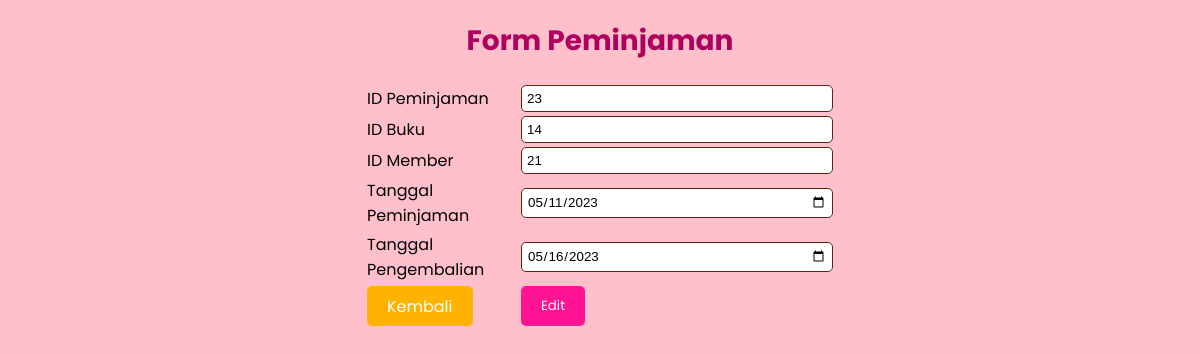
The app's page /FormPeminjaman.php?id_peminjaman=23 with its own data.
### tables this page shows
CREATE TABLE `peminjaman` (
  `id_peminjaman` int(20) NOT NULL,
  `id_buku` int(11) NOT NULL,
  `id_member` int(11) NOT NULL,
  `tgl_peminjaman` date NOT NULL,
  `tgl_kembali` date NOT NULL
);

### Koneksi.php (called while the page is built)
<?php
function koneksi()
{
    try {
        $dbh = new PDO('mysql:host=localhost;dbname=perpustakaan', "root", "");
        $dbh->setAttribute( PDO::ATTR_ERRMODE, PDO::ERRMODE_EXCEPTION );
      }
      catch (PDOException $e) {
        print "Koneksi atau query bermasalah: " . $e->getMessage() . "<br/>";
        die();
      }
    return $dbh;
}
?>

### Model.php (called while the page is built, shortened)
<?php
require("Koneksi.php");
function editpeminjaman() {
    $stmt = koneksi()->prepare("SELECT * FROM peminjaman WHERE id_peminjaman =" . $_GET['id_peminjaman']);
    $stmt->execute();
    $GLOBALS['result'] = $stmt->fetchAll();
}
?>

### FormPeminjaman.php (the view, shortened to what this page needs)
<?php
require('Model.php');
if (isset($_GET['id_peminjaman'])) {
    editpeminjaman();
}
?>
<!DOCTYPE html>
<html>
<head>
</head>
<body>
    <h2>Form Peminjaman</h2>
    <form action="" method="post">
        <table>
            <tr>
                <td>ID Peminjaman</td>
                <td><input type="text" name="id_Peminjaman" <?php echo (isset($_GET['id_peminjaman'])) ?  "value = " . $result[0]["id_peminjaman"] . "" : "value = '' "; ?> required> <br></td>
            </tr>
            <tr>
                <td>ID Buku</td>
                <td><input type="text" name="id_buku" <?php echo (isset($_GET['id_peminjaman'])) ?  "value = " . $result[0]["id_buku"] . "" : "value = '' "; ?> required> <br></td>
            </tr>
            <tr>
                <td>ID Member</td>
                <td><input type="text" name="id_member" <?php echo (isset($_GET['id_peminjaman'])) ?  "value = " . $result[0]["id_member"] . "" : "value = '' "; ?> required> <br></td>
            </tr>
            <tr>
                <td>Tanggal Peminjaman</td>
                <td><input type="date" name="pinjam" <?php echo (isset($_GET['id_peminjaman'])) ?  "value = " . $result[0]["tgl_peminjaman"] . "" : "value = '' "; ?> required> <br></td>
            </tr>
            <tr>
                <td>Tanggal Pengembalian</td>
                <td><input type="date" name="kembali" <?php echo (isset($_GET['id_peminjaman'])) ?  "value = " . $result[0]["tgl_kembali"] . "" : "value = '' "; ?> required> <br></td>
            </tr>
            <tr>
                <td>
                    <a href="Peminjaman.php" class="button-kembali">Kembali</a>
                </td>
                <td>
                    <?php
                    if (isset($_GET['id_peminjaman']))
                    {
                        echo "<button type=\"submit\" name=\"update\">Edit</button>";
                    }else {
                        echo "<button type=\"submit\" name=\"submit\">Tambah</button>";
                    }
                    ?>
                </td>
            </tr>
        </table>
    </form>
</body>
</html>

### FormPeminjaman.php (style rules this page uses)
body { width: 900px; margin: auto; background-color: #ffc0cb; font-family: 'Poppins', sans-serif; padding: 20px; position: relative; }
h2 { color: #b0005f; font-size: 28px; margin-top: 0; text-align: center; margin-bottom: 20px; }
table { margin-right: auto; margin-left: auto; }
tr { margin-bottom: 10px; }
td:first-child { font-weight: normal; width: 150px; }
input[type="text"], input[type="date"] { width: 300px; padding: 5px; border-radius: 5px; border: 1px solid #5E2612; font-family: 'Quicksand', sans-serif; }
button { font-family: 'Poppins', sans-serif; background-color: #ff1493; color: #FFFFFF; border: none; padding: 10px 20px; border-radius: 5px; cursor: pointer; transition: background-color 0.3s ease-in-out; }
.button-kembali { font-family: 'Poppins', sans-serif; background-color: #FFB200; color: #FFFFFF; border: none; padding: 8.5px 20px; border-radius: 5px; cursor: pointer; transition: background-color 0.3s ease-in-out; margin-right: 5px; text-decoration: none; }

### records on screen
peminjaman: id_Peminjaman "23", id_buku "14", id_member "21", pinjam "05/11/2023", kembali "05/16/2023"
